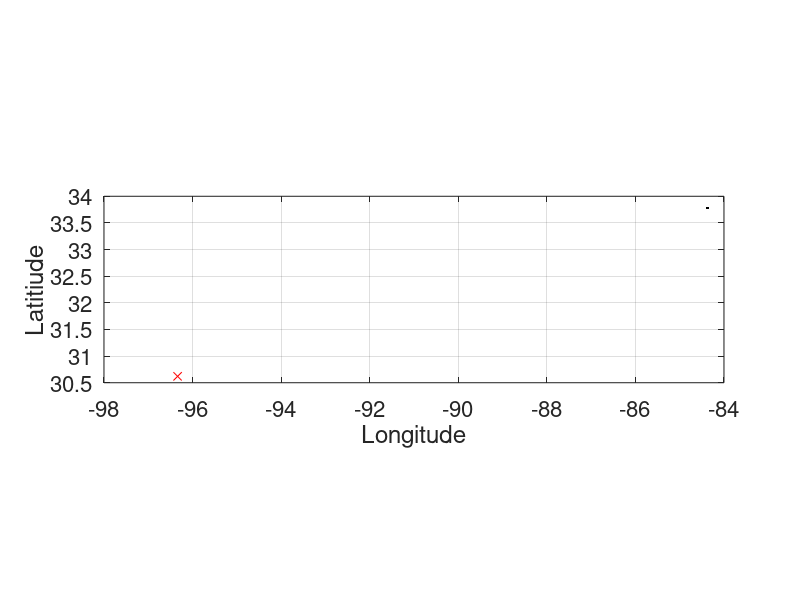
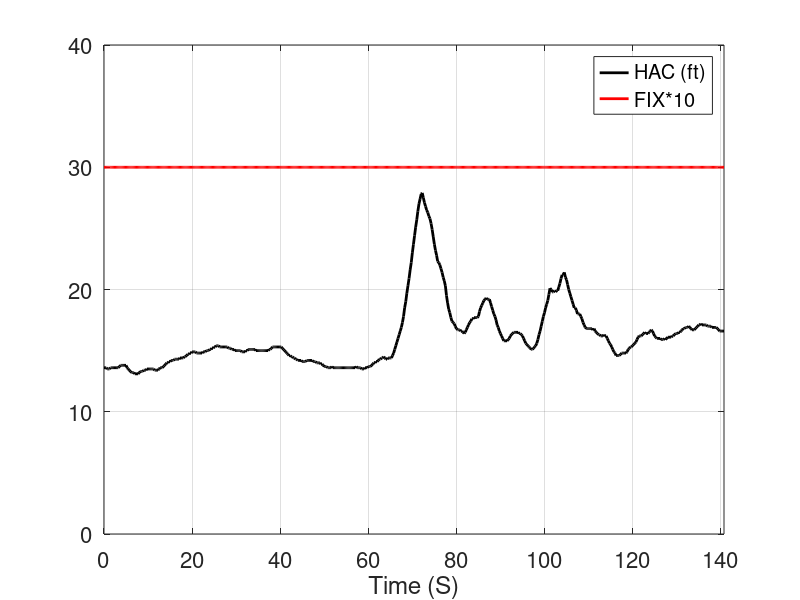
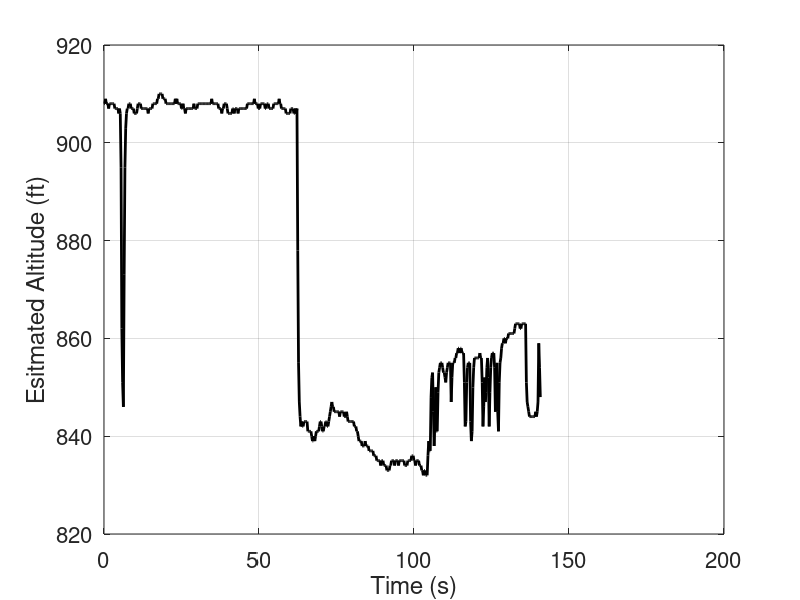
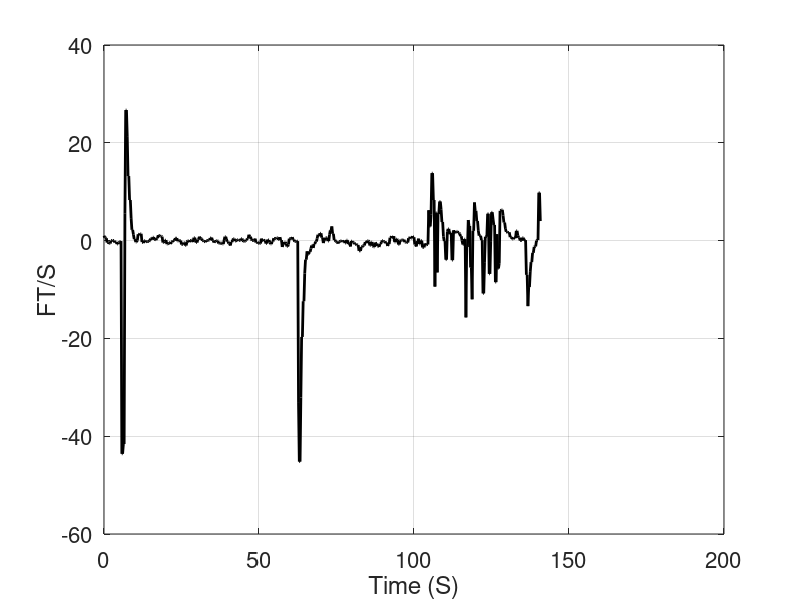

These figures' MATLAB source, in order:
clear all
clc

Data = load('park_dgps_test_2_aap_2.txt');

PTS = [30+(37.2100/60) -(96+(20.3110/60))];

%
[row,col] = size(Data);
%
time = 2^24*Data(:,2)+2^16*Data(:,3)+2^8*Data(:,4)+Data(:,5);
time = (time-time(1))./1000;
lat = (2^24*Data(:,6)+2^16*Data(:,7)+2^8*Data(:,8)+Data(:,9));
lon = (2^24*Data(:,10)+2^16*Data(:,11)+2^8*Data(:,12)+Data(:,13));
altgps = (2^8*Data(:,14)+Data(:,15));
fix = Data(:,16);
hac = 0.1*(2^8*Data(:,17)+Data(:,18));
veld = 0.1*(2^8*Data(:,19)+Data(:,20));
speed = 0.1*(2^8*Data(:,21)+Data(:,22));
course = 0.1*(2^8*Data(:,23)+Data(:,24));
caac = 0.1*(2^8*Data(:,25)+Data(:,26));

variable1 = (2^8*Data(:,27)+Data(:,28));
variable2 = (2^8*Data(:,29)+Data(:,30));
variable3 = (2^8*Data(:,31)+Data(:,32));
variable4 = (2^8*Data(:,33)+Data(:,34));
variable5 = (2^8*Data(:,35)+Data(:,36));
variable6 = (2^8*Data(:,37)+Data(:,38));

% Next Three bytes are empty
auto = Data(:,42);
pathindex = Data(:,43);
% Terminator "!"
% Sensor Header "0x31"
roll = (2^8*Data(:,46)+Data(:,47));
pitch = (2^8*Data(:,48)+Data(:,49));
yaw = (2^8*Data(:,50)+Data(:,51));
ax = (2^8*Data(:,52)+Data(:,53));
ay = (2^8*Data(:,54)+Data(:,55));
az = (2^8*Data(:,56)+Data(:,57));
p = (2^8*Data(:,58)+Data(:,59));
q = (2^8*Data(:,60)+Data(:,61));
r = (2^8*Data(:,62)+Data(:,63));
baro = (2^8*Data(:,64)+Data(:,65));
temperature = (2^8*Data(:,66)+Data(:,67));
% Next two bytes are empty
vvel = (2^8*Data(:,70)+Data(:,71));
count = (2^8*Data(:,72)+Data(:,73));
channel1 = (2^8*Data(:,75)+Data(:,74));
channel2 = (2^8*Data(:,77)+Data(:,76));
channel3 = (2^8*Data(:,79)+Data(:,78));
channel4 = (2^8*Data(:,81)+Data(:,80));
channel5 = (2^8*Data(:,83)+Data(:,82));
channel6 = (2^8*Data(:,85)+Data(:,84));
%
for i = 1:length(time)
    if (lat(i) >= 2^31) lat(i) = lat(i)-2^32-0; end 
    if (lon(i) >= 2^31) lon(i) = lon(i)-2^32-0; end 
    if (roll(i) >= 2^15) roll(i) = roll(i)-2^16-0; end
    if (pitch(i) >= 2^15) pitch(i) = pitch(i)-2^16-0; end
    if (yaw(i) >= 2^15) yaw(i) = yaw(i)-2^16-0; end
    if (ax(i) >= 2^15) ax(i) = ax(i)-2^16-0; end
    if (ay(i) >= 2^15) ay(i) = ay(i)-2^16-0; end
    if (az(i) >= 2^15) az(i) = az(i)-2^16-0; end
    if (p(i) >= 2^15) p(i) = p(i)-2^16-0; end
    if (q(i) >= 2^15) q(i) = q(i)-2^16-0; end
    if (r(i) >= 2^15) r(i) = r(i)-2^16-0; end
    if (baro(i) >= 2^15) baro(i) = baro(i)-2^16-0; end
    if (vvel(i) >= 2^15) vvel(i) = vvel(i)-2^16-0; end
end
   
clat = cos(0.0000000174533*lat);
slat2 = 1.0-clat.*clat;
aa=437.8826741382089; %//equatiorial radius^2 (Mft^2)
bb=434.9513211202460; %//polar radius^2 (Mft^2)
den = sqrt(aa*clat.*clat+bb*slat2);
north = 0.0174533*aa*bb./(den.*den.*den).*lat;
east = 0.0174533*clat*aa./den.*lon;

lat = 0.000001*lat;
lon = 0.000001*lon;
roll = roll*180/32768;
pitch = pitch*180/32768;
yaw = yaw*180/32768;
ax = ax/4096;
ay = ay/4096;
az = az/4096;
p = (180/pi)*p*10000/32786000;
q = (180/pi)*q*10000/32786000;
r = (180/pi)*r*10000/32786000;
vvel = vvel/10.0;

corr = cos(3.1416*PTS(1,1)/180);

%
% Display
%
color(1,[1:3]) = 'k. ';
color(2,[1:3]) = 'b. ';
color(3,[1:3]) = 'y. ';
color(4,[1:3]) = 'g. ';
color(5,[1:3]) = 'c. ';
color(6,[1:3]) = 'b. ';
color(7,[1:3]) = 'r. ';
color(8,[1:3]) = 'b. ';
color(9,[1:3]) = 'k. ';
color(10,[1:3]) = 'g. ';
%
h1 = figure('Name','pos');

for i = 1:length(lon)
    plot(lon(i,1),lat(i,1),color(pathindex(i)+1,[1:3]) )
    hold on
end
plot(PTS(:,2),PTS(:,1),'rx')
daspect([1 cos(lat(1,1)/57.3) 1])
set(gca,'FontSize',16)
xlabel('Longitude')
ylabel('Latitiude')
grid on
%
h2 = figure('Name','status');
plot(time,hac,'k',time,10*fix,'r')
set(get(gca,'Children'),'linewidth',2)
set(gca,'FontSize',16)
xlabel('Time (S)')
legend('HAC (ft)','FIX*10')
axis([0 time(end) 0 40])
grid on
%
h9 = figure('Name','Altitude');
plot(time,baro,'k')
set(get(gca,'Children'),'linewidth',2)
set(gca,'FontSize',16)
xlabel('Time (s)')
ylabel('Esitmated Altitude (ft)')
grid on
%
h10 = figure('Name','Vertical Velocity');
plot(time,vvel,'k')
set(get(gca,'Children'),'linewidth',2)
set(gca,'FontSize',16)
xlabel('Time (S)')
ylabel('FT/S')
grid on
%
h12 = figure('Name','Speed');
plot(time,speed,'k')
set(get(gca,'Children'),'linewidth',2)
set(gca,'FontSize',16)
xlabel('Time (S)')
ylabel('Speed (Ft/s)')
grid on
%
h18 = figure('Name','Yaw');
plot(time,yaw,'b',time,course,'k')
set(get(gca,'Children'),'linewidth',2)
set(gca,'FontSize',16)
xlabel('Time (s)')
ylabel('(deg)')
grid on
%
h18 = figure('Name','Roll and Pitch');
plot(time,roll,'b',time,pitch,'k')
set(get(gca,'Children'),'linewidth',2)
set(gca,'FontSize',16)
xlabel('Time (s)')
ylabel('(deg)')
grid on
%
h7 = figure('Name','Rotation Rates');
plot(time,p,'r',time,q,'g',time,r,'b')
set(get(gca,'Children'),'linewidth',2)
set(gca,'FontSize',16)
xlabel('Time (S)')
ylabel('DEG/S')
legend('P','Q','R')
grid on
%
h7 = figure('Name','Channels');
plot(time,channel1,'k',time,channel2,'b',time,channel3,'r',...
     time,channel4,'k--',time,channel5,'b--',time,channel6,'r--')
set(get(gca,'Children'),'linewidth',2)
set(gca,'FontSize',16)
xlabel('Time (S)')
ylabel('u seconds')
legend('CH1','CH2','CH3','CH4','CH5','CH6')
grid on
%